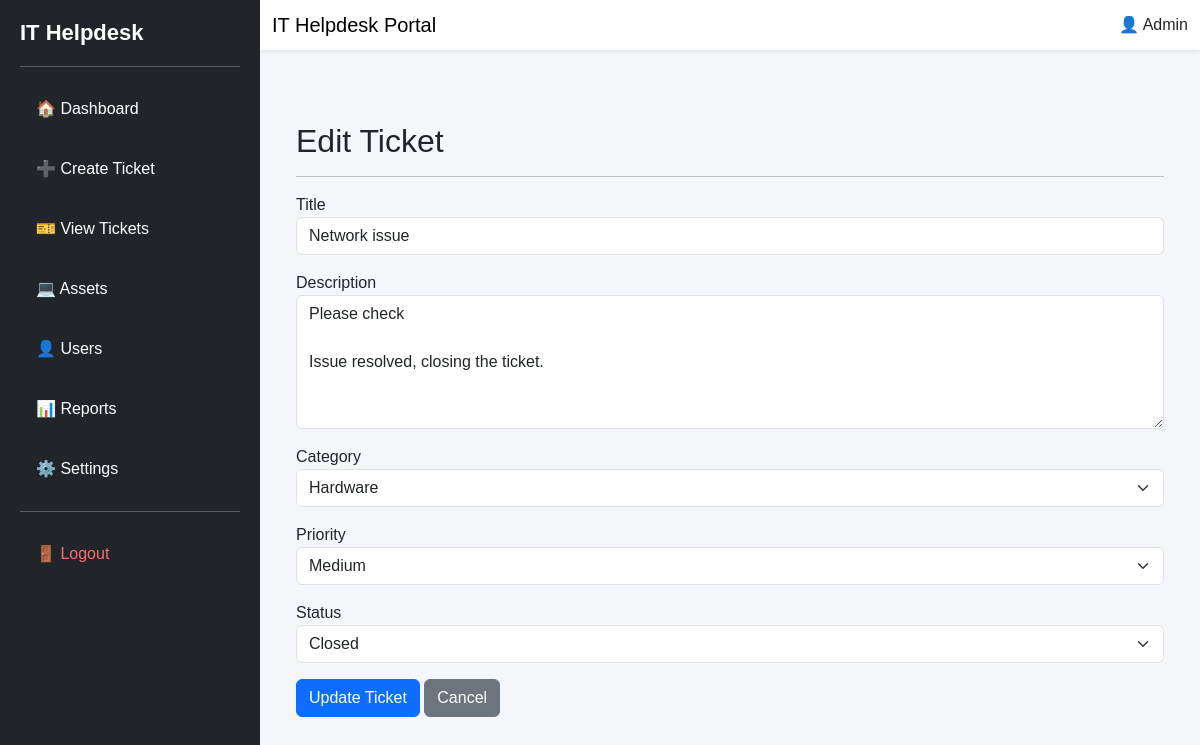
The page /tickets/edit/1 (signed in) on the database its author committed.
### models.py (models this page shows, shortened)
class Ticket(db.Model):
    __tablename__ = "tickets"
    id = db.Column(db.Integer, primary_key=True)
    ticket_number = db.Column(db.String(20), unique=True, nullable=False)
    title = db.Column(db.String(200), nullable=False)
    description = db.Column(db.Text, nullable=False)
    category = db.Column(db.String(50), nullable=False)
    priority = db.Column(db.String(20), nullable=False)
    status = db.Column(db.String(20), default="Open")
    created_by = db.Column(db.String(100))
    assigned_to = db.Column(db.String(100))
    attachment = db.Column(db.String(255))
    created_at = db.Column(
        db.DateTime,
        default=db.func.current_timestamp()
    )

### routes/tickets.py (the view, shortened to what this page needs)
@tickets.route("/tickets/edit/<int:id>", methods=["GET", "POST"])
@login_required
def edit_ticket(id):
    ticket = Ticket.query.get_or_404(id)
    return render_template(
        "edit_ticket.html",
        ticket=ticket
    )

### app.py (called while the page is built)
@login_manager.user_loader
def load_user(user_id):
    return User.query.get(int(user_id))

### templates/edit_ticket.html (shortened to what this page needs)
{% extends "base.html" %}
{% block content %}
<div class="container mt-5">
<h2>Edit Ticket</h2>
<hr>
<form method="POST">
<div class="mb-3">
<label>Title</label>
<input type="text"
       name="title"
       class="form-control"
       value="{{ ticket.title }}"
       required>
</div>
<div class="mb-3">
<label>Description</label>
<textarea name="description"
          class="form-control"
          rows="5"
          required>{{ ticket.description }}</textarea>
</div>
<div class="mb-3">
<label>Category</label>
<select name="category" class="form-select">
<option {% if ticket.category=="Hardware" %}selected{% endif %}>Hardware</option>
</select>
</div>
<div class="mb-3">
<label>Priority</label>
<select name="priority" class="form-select">
<option {% if ticket.priority=="Medium" %}selected{% endif %}>Medium</option>
</select>
</div>
<div class="mb-3">
<label>Status</label>
<select name="status" class="form-select">
<option {% if ticket.status=="Closed" %}selected{% endif %}>Closed</option>
</select>
</div>
<button class="btn btn-primary">
Update Ticket
</button>
<a href="/tickets" class="btn btn-secondary">
Cancel
</a>
</form>
</div>
{% endblock %}

### static/css/style.css (style rules this page uses)
body { margin:0; padding:0; background:#f4f6f9; font-family:Arial, Helvetica, sans-serif; }

### rows shown on the page
Ticket: title "Network issue", description "Please check Issue resolved, closing the ticket.", category "Hardware", priority "Medium", status "Closed"
